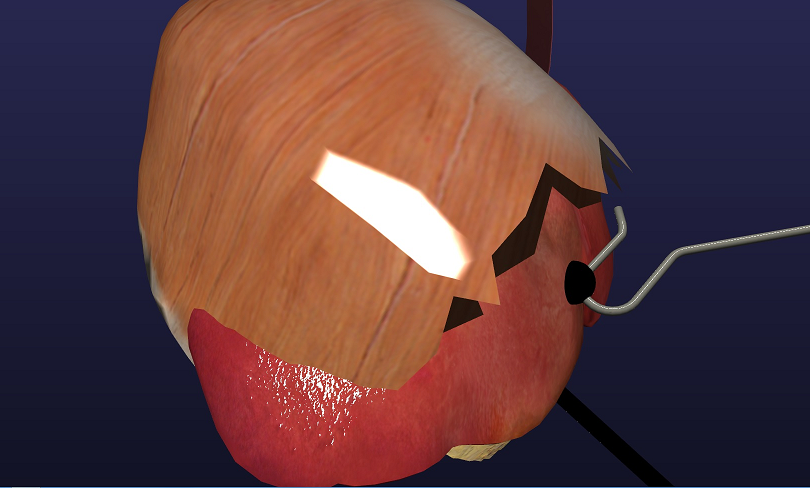
%> input picture test.png, 811 x 488 px
$ octave boundary_angle_plot.m   (GNU Octave 9; MATLAB toolbox functions it lacks are replaced by stand-ins)
%> lines starting %> are read from the running program, lines starting %| are printed output that depends on the picture; in (x1, y1, x2, y2) boxes, pixels count from 0 and x2, y2 are one past the last pixel; in counts of white or black regions, pixels touching at a corner belong together; the program's own positions count from 1
%------segment roi region
%%%%%  I=imread('test.png');
clc;clear all;close all

%images_pathname='.\Skin_Caner-100-Images\100_Images_JPG\';
images_pathname='C:\Users\Sertan\Desktop\Skin_Cancer-NN-100-Images\100_Images_JPG\';
[filename, pathname] = uigetfile({'*.jpg; *.tif; *.bmp; *.png'},'Load an ORIGINAL image',images_pathname);
%> the answer given: test.png
img=imread([pathname filename]);
%> img is the input picture: size 488x811x3 uint8; mean R, G, B 94.2, 60.5, 63.2
I=img;
%%%A=im2double(rgb2gray(img)); Because of red I commented out
% Red channel:
%A=im2double(img(:,:,3));

%%%% Mask
mask_pathname='C:\Users\Sertan\Desktop\Skin_Cancer-NN-100-Images\Border_DB_Masks\BD_DB_Masks';
[filename2, pathname2] = uigetfile({'*.jpg; *.tif; *.bmp; *.png'},'Load a MASK image',mask_pathname);
%> the answer given: test.png
mask=imread([pathname2 filename2]);
mask=imresize(mask,[size(I,1) size(I,2)]);  % !!!! R C parametleri gir !!!!!!
BW=imcomplement(mask);
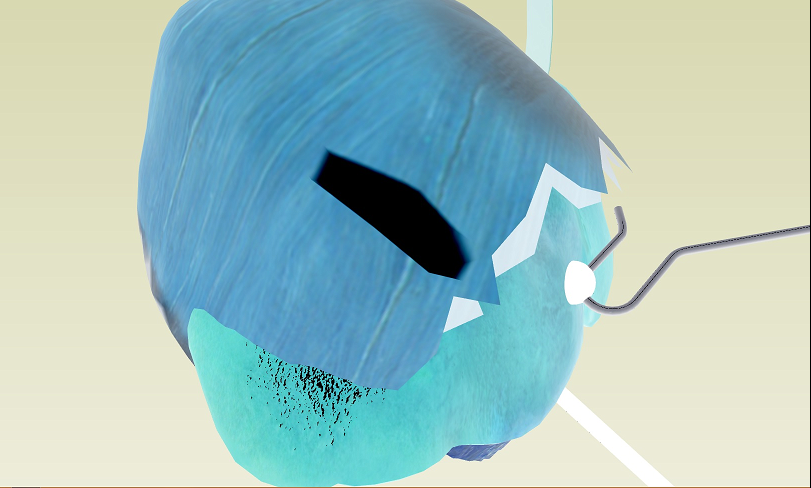
%> BW: size 488x811x3 uint8; mean R, G, B 160.8, 194.5, 191.8
BW=im2bw(BW);
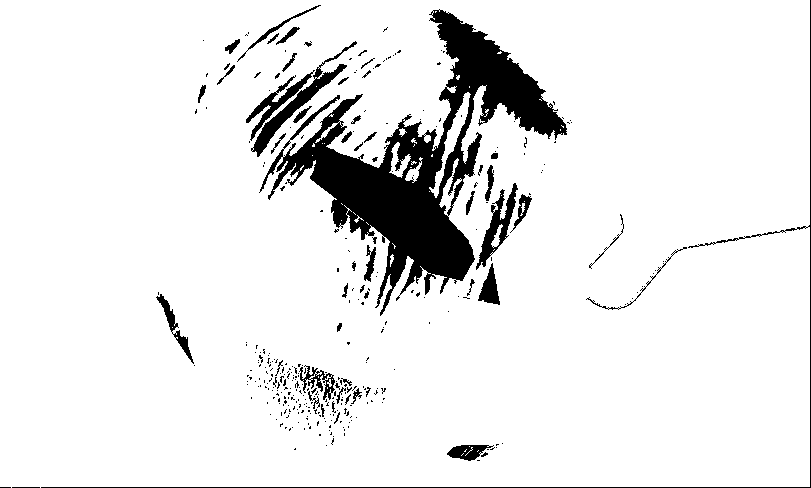
%> BW: size 488x811 logical; 91.2% white; 337 black regions (286 under 20 px), largest, box (x1, y1, x2, y2) and area: (259, 9, 567, 316) 24376, (251, 41, 357, 157) 1475, (41, 0, 811, 488) 1470

%%%%%%%% CLEAR Outside of the region
%  clear outside
percentage_of_edges_to_clip_top=10;
percentage_of_edges_to_clip=10;
[h,w]=size(BW);
%> h = 488; w = 811
left_mask_boundary=floor(1+(w/2*percentage_of_edges_to_clip/100));
%> left_mask_boundary = 41
right_mask_boundary=floor(w-(w/2*percentage_of_edges_to_clip/100));
%> right_mask_boundary = 770
top_mask_boundary=floor(1+(h/2*percentage_of_edges_to_clip_top/100));
%> top_mask_boundary = 25
bottom_mask_boundary=floor(h-(h/2*percentage_of_edges_to_clip_top/100)); %% Bu kisim onemli, eger sekil at ve ustte yakinsa bu degismeli
%> bottom_mask_boundary = 463
BW(:,1:left_mask_boundary)=0;
BW(:,right_mask_boundary:end)=0;
BW(1:top_mask_boundary,:)=0;
BW(bottom_mask_boundary:end,:)=0;
%> BW: size 488x811 logical; 72% white; 333 black regions (285 under 20 px), largest, box (x1, y1, x2, y2) and area: (0, 0, 811, 488) 101974, (251, 41, 357, 157) 1475, (476, 183, 518, 270) 1064
%%%%%%%%%%%%%%%

%BW=bwareaopen(BW, 8700);   %%%% Burda da 2 secenek olmali, image gore
% tmp=round(h*w/21);  % gui skindeki degeri
tmp=round(h*w/33);
%> tmp = 11993
BW=bwareaopen(BW, tmp);
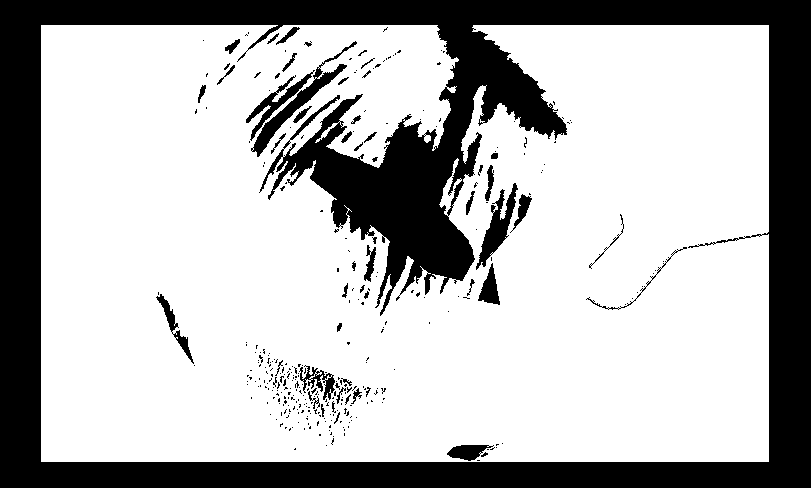
%> BW: size 488x811 logical; 71.6% white; 330 black regions (282 under 20 px), largest, box (x1, y1, x2, y2) and area: (0, 0, 811, 488) 103524, (251, 41, 357, 157) 1476, (476, 183, 518, 270) 1181
%BW=bwareaopen(BW, 18000);
%%%%%%%%%%%%%


dim = size(BW);
%> dim = [488 811]
[y x]=find(BW==1);
%> y = 283394 values from 26 to 462; x = 283394 values from 42 to 769
y=min(y);
%> y = 26
imy=BW(y,:);
%> imy = 811 logical values, 688 true
x=min(find(imy==1));
%> x = 42

% detect boundaries and plot
boundary = bwtraceboundary(BW,[y, x],'N');%,'8','counterclockwise');  %x=column y=row
% boundary = bwtraceboundary(BW,[x, y],'N');
imshow(I);   %%% 4 satiri show icin geri ac
hold on;
plot(boundary(:,2),boundary(:,1),'g');%,'LineWidth',3);
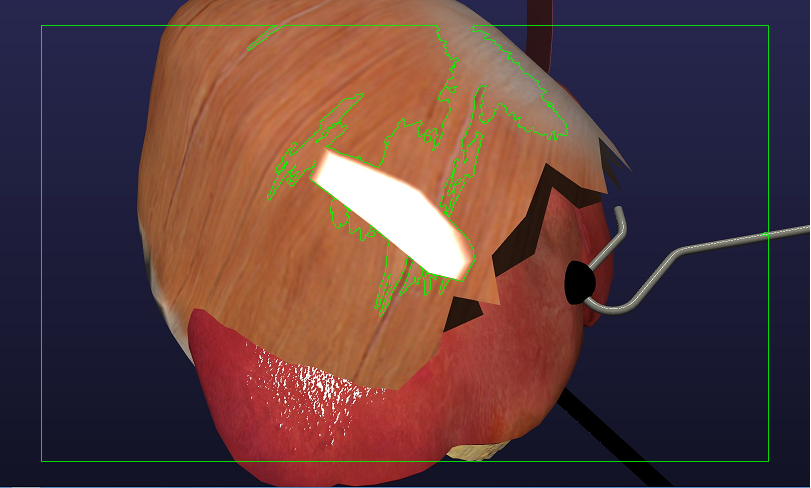
%> figure redrawn from the program's plot data
hold on;
% plot(boundary(i,2),boundary(i,1),'+r');
% plot(boundary(i+4,2),boundary(i+4,1),'*b');
angle41=[];
angle42=[];
angle43=[];
angle44=[];

for i=1:12:size(boundary,1)-12
    angle41=[angle41; atand(((boundary(i+12,1)-boundary(i,1))/(boundary(i+12,2)-boundary(i,2))))];
end
%> this loop made 393 passes
%> i on passes 17 to 19: 193, 205, 217
%> after the loop, angle41 = 393 values, max 90 at index 123, min -90 at index 230, mean -8.57

for j=2:12:size(boundary,1)-12
    angle42=[angle42; atand(((boundary(j+12,1)-boundary(j,1))/(boundary(j+12,2)-boundary(j,2))))];
end
%> this loop made 393 passes
%> j on passes 17 to 19: 194, 206, 218
%> after the loop, angle42 = 393 values, max 90 at index 45, min -90 at index 159, mean -9.2

for j=3:12:size(boundary,1)-12
    angle43=[angle43; atand(((boundary(j+12,1)-boundary(j,1))/(boundary(j+12,2)-boundary(j,2))))];
end
%> this loop made 393 passes
%> j on passes 17 to 19: 195, 207, 219
%> after the loop, angle43 = 393 values, max 90 at index 20, min -90 at index 61, mean -10.7

for j=4:12:size(boundary,1)-12
    angle44=[angle44; atand(((boundary(j+12,1)-boundary(j,1))/(boundary(j+12,2)-boundary(j,2))))];
end
%> this loop made 393 passes
%> j on passes 17 to 19: 196, 208, 220

close all;
t1=1:size(angle41',2);
%> t1 = 393 values from 1 to 393
t2=1:size(angle42',2);
%> t2 = 393 values from 1 to 393
t3=1:size(angle43',2);
%> t3 = 393 values from 1 to 393
t4=1:size(angle44',2);
%> t4 = 393 values from 1 to 393

display('Std ler');
display('Std Angle121');
std(angle41)
%> ans = 56.1
display('Std Angle122');
std(angle42)
%> ans = 56.12
display('Std Angle123');
std(angle43)
%> ans = 55.86
display('Std Angle124');
std(angle44)
%> ans = NaN

display('Std lerin Mean');
(std(angle41)+std(angle42)+std(angle43)+std(angle44))/4
%> ans = NaN


figure
plot(t1,angle41','--rs',...
    'LineWidth',1.5,...
    'MarkerSize',5,...
    'MarkerEdgeColor','g',...
    'MarkerFaceColor',[0.3,0.3,0.3])
title(['Angles  ' filename]);
xlabel('Distance 4 pixels apart');
ylabel('Angles');
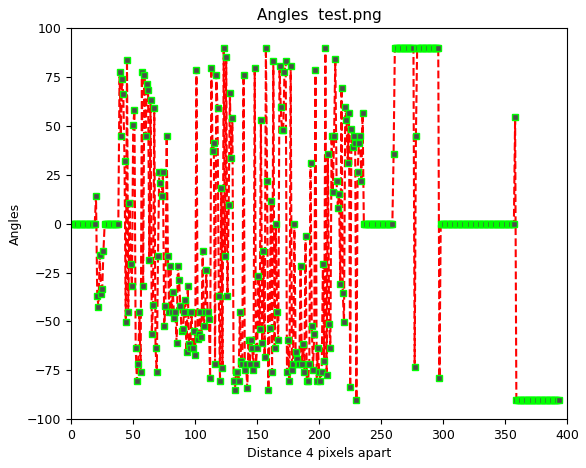
%> figure redrawn from the program's plot data; curve peaks at x = 123, y = 90


figure
plot(t2,angle42','--ks',...
    'LineWidth',1.5,...
    'MarkerSize',5,...
    'MarkerEdgeColor','b',...
    'MarkerFaceColor',[0.5,0.5,0.5])
title(['Absolute Value Angles Averages ' filename]);
xlabel('Distance 4 pixels apart');
ylabel('Angles');
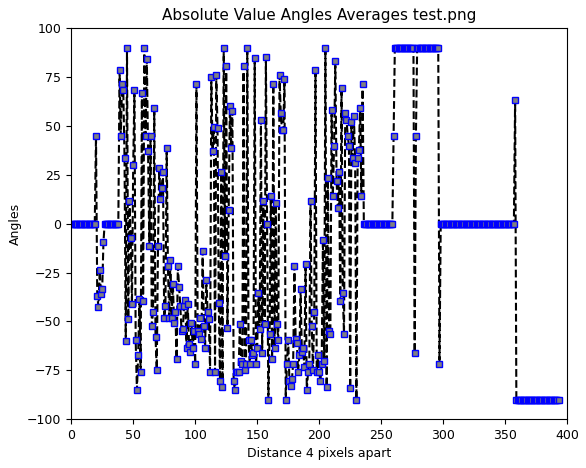
%> figure redrawn from the program's plot data; curve peaks at x = 45, y = 90

figure
plot(t3,angle43','--bs',...
    'LineWidth',1.5,...
    'MarkerSize',5,...
    'MarkerEdgeColor','m',...
    'MarkerFaceColor',[0.5,0.5,0.5])
title(['Angles' filename]);
xlabel('Distance 4 pixels apart');
ylabel('Angles ');
%> figure, not shown here; curve peaks at x = 20, y = 90

figure
plot(t4,angle44','--bs',...
    'LineWidth',1.5,...
    'MarkerSize',5,...
    'MarkerEdgeColor','r',...
    'MarkerFaceColor',[0.5,0.5,0.5])
title(['Angles' filename]);
xlabel('Distance 4 pixels apart');
ylabel('Angles ');
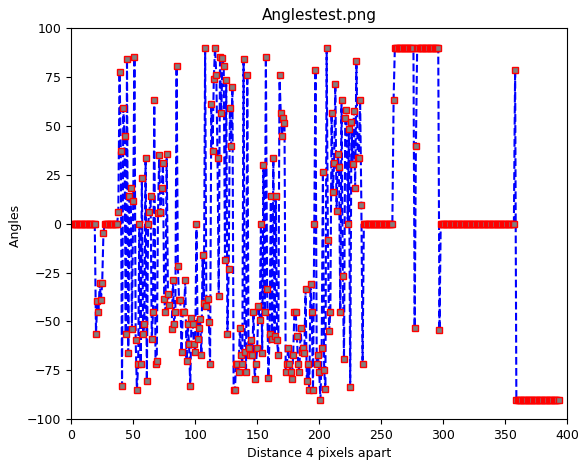
%> figure redrawn from the program's plot data; curve peaks at x = 108, y = 90


%%%%%%%%%%%%%%%%%% 4 pixels apart %%%%%%%%%%%%%%%%%%%%%5


% % for i=1:4:size(boundary,1)-4
% %     angle41=[angle41; atand(((boundary(i+4,1)-boundary(i,1))/(boundary(i+4,2)-boundary(i,2))))];
% % end
% %
% % for j=2:4:size(boundary,1)-4
% %     angle42=[angle42; atand(((boundary(j+4,1)-boundary(j,1))/(boundary(j+4,2)-boundary(j,2))))];
% % end
% %
% % for j=3:4:size(boundary,1)-4
% %     angle43=[angle43; atand(((boundary(j+4,1)-boundary(j,1))/(boundary(j+4,2)-boundary(j,2))))];
% % end
% %
% % for j=4:4:size(boundary,1)-4
% %     angle44=[angle44; atand(((boundary(j+4,1)-boundary(j,1))/(boundary(j+4,2)-boundary(j,2))))];
% % end
% %
% % close all;
% % t1=1:size(angle41',2);
% % t2=1:size(angle42',2);
% % t3=1:size(angle43',2);
% % t4=1:size(angle44',2);
% %
% % display('Std ler');
% % display('Std Angle41');
% % std(angle41)
% % display('Std Angle42');
% % std(angle42)
% % display('Std Angle43');
% % std(angle43)
% % display('Std Angle44');
% % std(angle44)
% %
% % display('Std lerin Mean');
% % (std(angle41)+std(angle42)+std(angle43)+std(angle44))/4
% %
% %
% %
% %
% % figure
% % plot(t1,angle41','--rs',...
% %     'LineWidth',1.5,...
% %     'MarkerSize',5,...
% %     'MarkerEdgeColor','g',...
% %     'MarkerFaceColor',[0.3,0.3,0.3])
% % title(['Angles  ' filename]);
% % xlabel('Distance 4 pixels apart');
% % ylabel('Angles');
% %
% %
% % figure
% % plot(t2,angle42','--ks',...
% %     'LineWidth',1.5,...
% %     'MarkerSize',5,...
% %     'MarkerEdgeColor','b',...
% %     'MarkerFaceColor',[0.5,0.5,0.5])
% % title(['Absolute Value Angles Averages ' filename]);
% % xlabel('Distance 4 pixels apart');
% % ylabel('Angles');
% %
% % figure
% % plot(t3,angle43','--bs',...
% %     'LineWidth',1.5,...
% %     'MarkerSize',5,...
% %     'MarkerEdgeColor','m',...
% %     'MarkerFaceColor',[0.5,0.5,0.5])
% % title(['Angles' filename]);
% % xlabel('Distance 4 pixels apart');
% % ylabel('Angles ');
% %
% % figure
% % plot(t4,angle44','--bs',...
% %     'LineWidth',1.5,...
% %     'MarkerSize',5,...
% %     'MarkerEdgeColor','r',...
% %     'MarkerFaceColor',[0.5,0.5,0.5])
% % title(['Angles' filename]);
% % xlabel('Distance 4 pixels apart');
% % ylabel('Angles ');

%%%%%%%%%%%%%%%%%%%%%%%%%%%%%%

%%%%%%%%%%%%%%%%%%%%%%%%%%%%%% 8 pixels apart

% % % for i=1:8:size(boundary,1)-8
% % %     angle41=[angle41; atand(((boundary(i+8,1)-boundary(i,1))/(boundary(i+8,2)-boundary(i,2))))];
% % % end
% % %
% % % for j=2:8:size(boundary,1)-8
% % %     angle42=[angle42; atand(((boundary(j+8,1)-boundary(j,1))/(boundary(j+8,2)-boundary(j,2))))];
% % % end
% % %
% % % for j=3:8:size(boundary,1)-8
% % %     angle43=[angle43; atand(((boundary(j+8,1)-boundary(j,1))/(boundary(j+8,2)-boundary(j,2))))];
% % % end
% % %
% % % for j=4:8:size(boundary,1)-8
% % %     angle44=[angle44; atand(((boundary(j+8,1)-boundary(j,1))/(boundary(j+8,2)-boundary(j,2))))];
% % % end
% % %
% % % close all;
% % % t1=1:size(angle41',2);
% % % t2=1:size(angle42',2);
% % % t3=1:size(angle43',2);
% % % t4=1:size(angle44',2);
% % %
% % % display('Std ler');
% % % display('Std Angle81');
% % % std(angle41)
% % % display('Std Angle82');
% % % std(angle42)
% % % display('Std Angle83');
% % % std(angle43)
% % % display('Std Angle84');
% % % std(angle44)
% % %
% % % display('Std lerin Mean');
% % % (std(angle41)+std(angle42)+std(angle43)+std(angle44))/4
% % %
% % %
% % % figure
% % % plot(t1,angle41','--rs',...
% % %     'LineWidth',1.5,...
% % %     'MarkerSize',5,...
% % %     'MarkerEdgeColor','g',...
% % %     'MarkerFaceColor',[0.3,0.3,0.3])
% % % title(['Angles  ' filename]);
% % % xlabel('Distance 4 pixels apart');
% % % ylabel('Angles');
% % %
% % %
% % % figure
% % % plot(t2,angle42','--ks',...
% % %     'LineWidth',1.5,...
% % %     'MarkerSize',5,...
% % %     'MarkerEdgeColor','b',...
% % %     'MarkerFaceColor',[0.5,0.5,0.5])
% % % title(['Absolute Value Angles Averages ' filename]);
% % % xlabel('Distance 4 pixels apart');
% % % ylabel('Angles');
% % %
% % % figure
% % % plot(t3,angle43','--bs',...
% % %     'LineWidth',1.5,...
% % %     'MarkerSize',5,...
% % %     'MarkerEdgeColor','m',...
% % %     'MarkerFaceColor',[0.5,0.5,0.5])
% % % title(['Angles' filename]);
% % % xlabel('Distance 4 pixels apart');
% % % ylabel('Angles ');
% % %
% % % figure
% % % plot(t4,angle44','--bs',...
% % %     'LineWidth',1.5,...
% % %     'MarkerSize',5,...
% % %     'MarkerEdgeColor','r',...
% % %     'MarkerFaceColor',[0.5,0.5,0.5])
% % % title(['Angles' filename]);
% % % xlabel('Distance 4 pixels apart');
% % % ylabel('Angles ');
